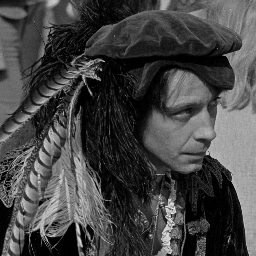
%> input picture signal/Lab6/man256.bmp, 256 x 256 px
$ octave lab6.m   (GNU Octave 9; MATLAB toolbox functions it lacks are replaced by stand-ins)
%> lines starting %> are read from the running program, lines starting %| are printed output that depends on the picture
### signal/Lab6/dct_basis.m
function DCTMat=dct_basis(N)
% Ber둲nar DCT basfunktionerna (2-d) f쉜 blockstorlek N
figure
alpha=[sqrt(1/N) sqrt(2/N)*ones(1,N-1)];
for u=0:N-1;
 	for v=0:N-1;
  		for x=1:N;
   			for y=1:N;
    			x1=x-1;y1=y-1;
    			DCTMat(u+1,v+1,x,y)=alpha(u+1)*alpha(v+1)*cos((2*x1+1)*u*pi/(2*N))*cos((2*y1+1)*v*pi/(2*N));
			end;
  		end;

  		subplot(N,N,u*N+v+1);
		A=reshape(DCTMat(u+1,v+1,:,:),N,N);
  		imagesc(A);colormap('gray');
  		ylabel('x');xlabel('y');
 	end;
end;

### signal/Lab6/pic_coeff.m
function coeffs=pic_coeff(bild,TransMat,N)
% Ber둲nar transformkoefficienterna f쉜 bilden bild med hj둳p
% av basfunktionerna i TransMat och blockstorleken N
i=1;j=1;
bild=double(bild);
[a,b]=size(bild);
while (i<a) & (j<b)
	f=bild(i:i+N-1,j:j+N-1);
	for u=0:N-1
		for v=0:N-1
			A=reshape(TransMat(u+1,v+1,:,:),N,N);
			C(i+u,j+v)=sum(sum(A.*f));
		end;
	end;
	i=i+N;
	if i>a
		i=1;
		j=j+N;
	end;
end;
coeffs=C;


### signal/Lab6/coeff_mask.m
function coeffs_masked=coeff_mask(coeffs,spara,N)
% Sparar de spara % st쉜sta koefficienterna i varje NxN-block. Nollar resten.
k=round(spara/100*N*N);

i=1;j=1;
[a,b]=size(coeffs);
while (i<a) & (j<b)
	f=coeffs(i:i+N-1,j:j+N-1);
	f2=reshape(f,N^2,1);
	[Y,I]=sort(abs(f2));
	f2(I(1:N^2-k))=0;
	coeffs_masked(i:i+N-1,j:j+N-1)=reshape(f2,N,N);
	i=i+N;
	if i>a
		i=1;
		j=j+N;
	end;
end;

### signal/Lab6/pic_reconstr.m
function bild_rec=pic_reconstr(coeffs,TransMat,N);
% Rekonstruerar bilden fr똭 transformkoefficienterna
% med hj둳p av basfunktionerna i TransMat och blockstorleken N
i=1;j=1;
[a,b]=size(coeffs);
while (i<a) & (j<b)
	f=zeros(N);
	for u=0:N-1
		for v=0:N-1
			A=reshape(TransMat(u+1,v+1,:,:),N,N);
			f=f+coeffs(i+u,j+v)*conj(A);
		end;
	end;
	bild_rec(i:i+N-1,j:j+N-1)=f;
	i=i+N;
	if i>a
		i=1;
		j=j+N;
	end;
end;

### signal/Lab6/dft_basis.m
function DFTMat=dft_basis(N)

for u=0:N-1;
 	for v=0:N-1;
  		for x=1:N;
   			for y=1:N;
    			x1=x-1;y1=y-1;
    			DFTMat(u+1,v+1,x,y)=1/N*exp(-2i*pi/N)^(u*x1+v*y1);
   			end;
  		end;
		A=reshape(DFTMat(u+1,v+1,:,:),N,N);
		figure(1)
  		subplot(N,N,u*N+v+1);
  		imagesc(real(A));colormap('gray');
  		ylabel('x');xlabel('y');
		figure(2)
  		subplot(N,N,u*N+v+1);
  		imagesc(imag(A));colormap('gray');
  		ylabel('x');xlabel('y');
 	end;
end;

### signal/Lab6/lab6.m
xn = 0:5;
n = 0:5;
k = 0:5;
N = length(xn);

Xk = @(k) sum(xn .* exp(-pi*2i/N).*k'.*n, 2);
Vk = @(k) 2*sum(xn .* cos(pi/N * (n + .5) .* k' ), 2);
%%
Xk(k)
Vk(k)
%%
clear all
f=imread('man256','bmp');
%> f: size 256x256 uint8; min 0, max 232, mean 69
f=double(f);
%> f: size 256x256 double
figure
imagesc(f)
colormap('gray')
%%
DCTMat=dct_basis(8);
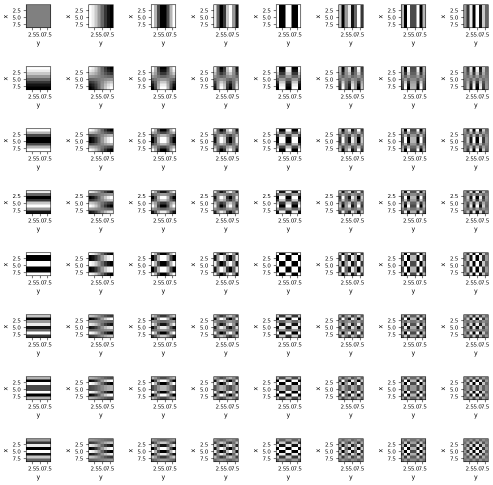
%> figure redrawn from the program's plot data, 64 panels
coeffsC=pic_coeff(f,DCTMat,8);
%> after the loop in pic_coeff, `while (i<a) & (j<b)`:
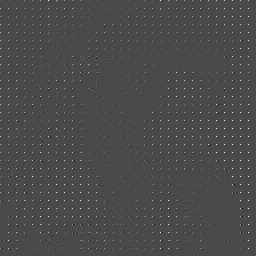
%> C: size 256x256 double; min -553.2, max 1352.6, mean 8.5; drawn with min black and max white
%> after the loop in pic_coeff, `while (i<a) & (j<b)`: i = 1; j = 257
coeffsC=coeff_mask(coeffsC,5,8);
%> after the loop in coeff_mask, `while (i<a) & (j<b)`: f2 = 64 values, max 1209.4 at index 1, min 0 at index 3, mean 20.8; i = 1; j = 257
bild_recC=pic_reconstr(coeffsC,DCTMat,8);
%> after the loop in pic_reconstr, `while (i<a) & (j<b)`:
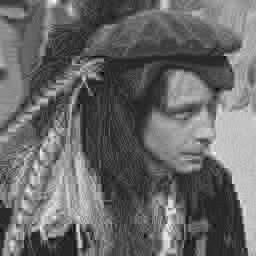
%> bild_rec: size 256x256 double; min -41.32, max 226.9, mean 69; drawn with min black and max white
%> after the loop in pic_reconstr, `while (i<a) & (j<b)`: i = 1; j = 257
lseC=sum(sum((f-bild_recC).^2))
%> lseC = 21006632
%%
DFTMat=dft_basis(8);
%> (the run ends here)
